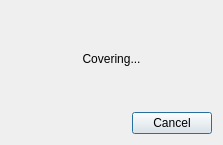
<?xml version="1.0" encoding="UTF-8"?>
<ui version="4.0">
 <class>CoveringDialog</class>
 <widget class="QDialog" name="CoveringDialog">
  <property name="windowModality">
   <enum>Qt::ApplicationModal</enum>
  </property>
  <property name="geometry">
   <rect>
    <x>0</x>
    <y>0</y>
    <width>223</width>
    <height>145</height>
   </rect>
  </property>
  <property name="windowTitle">
   <string>Covering</string>
  </property>
  <property name="modal">
   <bool>true</bool>
  </property>
  <layout class="QGridLayout" name="gridLayout">
   <item row="0" column="0">
    <widget class="QLabel" name="label">
     <property name="text">
      <string>Covering...</string>
     </property>
     <property name="alignment">
      <set>Qt::AlignCenter</set>
     </property>
    </widget>
   </item>
   <item row="1" column="0">
    <widget class="QDialogButtonBox" name="buttonBox">
     <property name="standardButtons">
      <set>QDialogButtonBox::Cancel</set>
     </property>
     <property name="centerButtons">
      <bool>false</bool>
     </property>
    </widget>
   </item>
  </layout>
 </widget>
 <resources/>
 <connections>
  <connection>
   <sender>buttonBox</sender>
   <signal>clicked(QAbstractButton*)</signal>
   <receiver>CoveringDialog</receiver>
   <slot>reject()</slot>
   <hints>
    <hint type="sourcelabel">
     <x>111</x>
     <y>120</y>
    </hint>
    <hint type="destinationlabel">
     <x>111</x>
     <y>72</y>
    </hint>
   </hints>
  </connection>
 </connections>
</ui>
